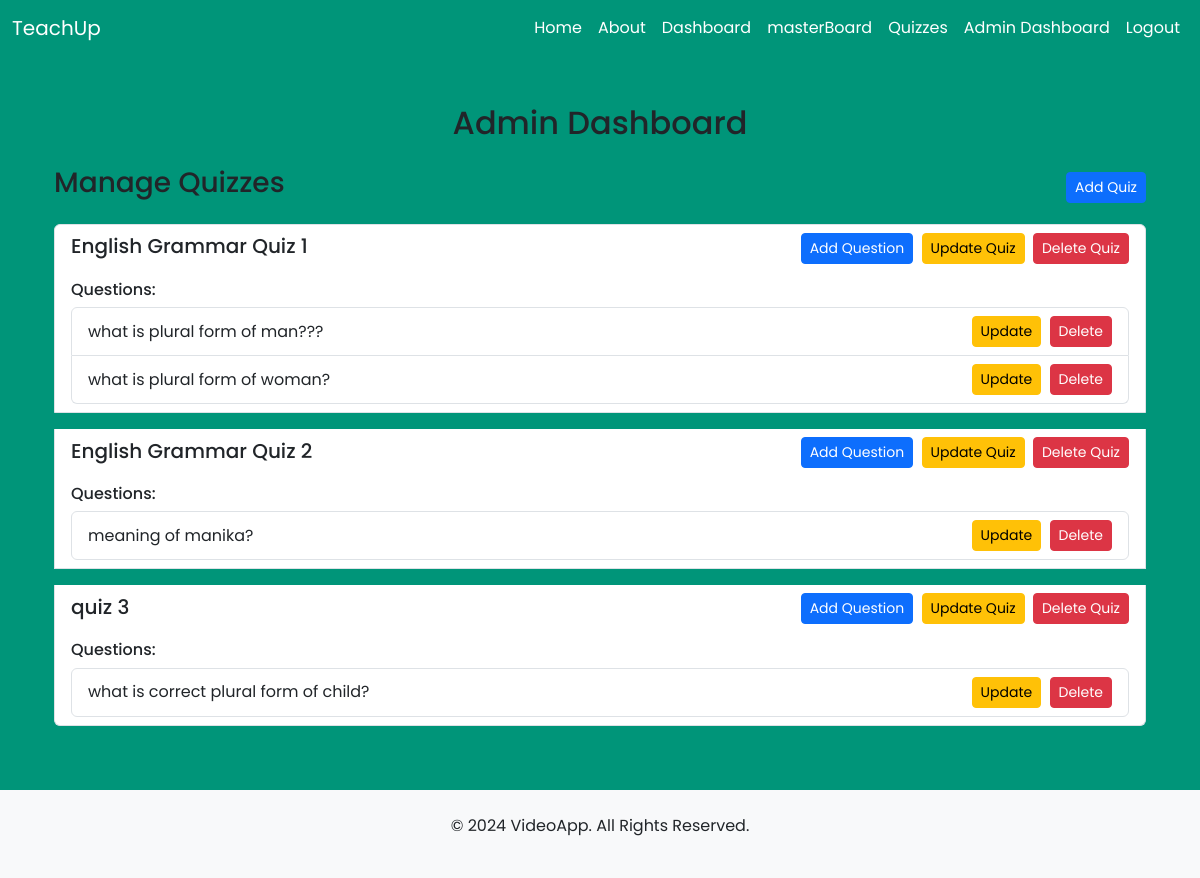
Page /quiz/admin_dashboard/ (signed in) on the committed database.
### quiz_app/models.py (models this page shows, shortened)
class Quiz(models.Model):
    title = models.CharField(max_length=255)  # Title of the quiz
    subject = models.CharField(max_length=255)  # Subject the quiz belongs to
    start_time = models.DateTimeField()  # Start time of the quiz
    end_time = models.DateTimeField()  # End time of the quiz

class Question(models.Model):
    quiz = models.ForeignKey(Quiz, on_delete=models.CASCADE, related_name='questions')  # Foreign key linking to the Quiz
    text = models.TextField()  # Text of the question

### quiz_app/views.py (the view)
# urls.py: path('admin_dashboard/', views.admin_dashboard, name='admin_dashboard'),
@login_required
def admin_dashboard(request):
    quizzes = Quiz.objects.all()
    return render(request, 'quiz_app/admin_dashboard.html', {'quizzes': quizzes})

### quiz_app/templates/quiz_app/admin_dashboard.html (shortened to what this page needs)
{% extends 'meetings_app/base.html' %}
{% block content %}
<div class="container mt-5">
    <div class="row">
        <div class="col-lg-12">
            <h2 class="text-center mb-4">Admin Dashboard</h2>
            <div class="d-flex justify-content-between align-items-center mb-3">
                <h3>Manage Quizzes</h3>
                <a href="{% url 'add_quiz' %}" class="btn btn-primary btn-sm">Add Quiz</a>
            </div>
            <div class="list-group">
                {% for quiz in quizzes %}
                    <div class="list-group-item mb-3">
                        <div class="d-flex justify-content-between align-items-center">
                            <h5 class="mb-1">{{ quiz.title }}</h5>
                            <div>
                                <a href="{% url 'add_question' quiz.id %}" class="btn btn-primary btn-sm me-1">Add Question</a>
                                <a href="{% url 'update_quiz' quiz.id %}" class="btn btn-warning btn-sm me-1">Update Quiz</a>
                                <a href="{% url 'delete_quiz' quiz.id %}" class="btn btn-danger btn-sm">Delete Quiz</a>
                            </div>
                        </div>
                        <div class="mt-3">
                            <h6>Questions:</h6>
                            <ul class="list-group">
                                {% for question in quiz.questions.all %}
                                    <li class="list-group-item d-flex justify-content-between align-items-center">
                                        {{ question.text }}
                                        <div>
                                            <a href="{% url 'update_question' question.id %}" class="btn btn-warning btn-sm me-1">Update</a>
                                            <a href="{% url 'delete_question' question.id %}" class="btn btn-danger btn-sm">Delete</a>
                                        </div>
                                    </li>
                                {% endfor %}
                            </ul>
                        </div>
                    </div>
                {% endfor %}
            </div>
        </div>
    </div>
</div>
{% endblock %}

### meetings_app/static/meetings_app/css/custom.css (style rules this page uses)
* { margin: 0; padding: 0; box-sizing: border-box; font-family: 'Poppins', sans-serif; }
body { min-height: 100vh; width: 100%; background: #009579; }

### rows in the picture
Quiz: title "English Grammar Quiz 1"
Question: text "what is plural form of man???"
Question: text "what is plural form of woman?"
Quiz: title "English Grammar Quiz 2"
Question: text "meaning of manika?"
Quiz: title "quiz 3"
Question: text "what is correct plural form of child?"
